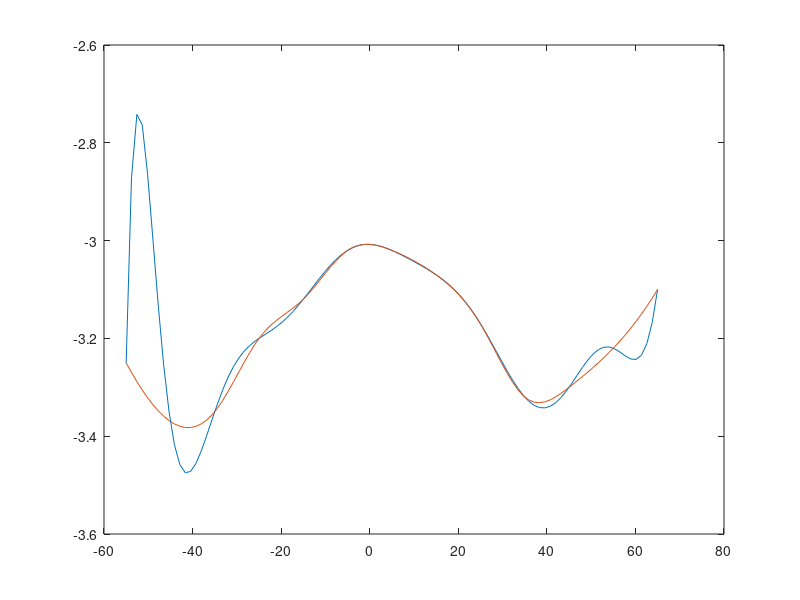

This chart was generated by the following MATLAB code: (Note: this script raises an error after producing the figure.)
function ej61

M = load ('DatosSpline.dat');
close all % cerramos las graficas
n =length (M(:,1));
coef = polyfit(M(:,1),M(:,2),n-1);
z = linspace(min(M(:,1)),max(M(:,1)));
pz = polyval(coef,z);
pz2=spline(M(:,1),M(:,2),z);
plot(z,pz,z,pz2)
hold on; plot(M(:,1),M(:,2),'+r','MarkerSize','10')
legend('p.i.global','spline')
shg
